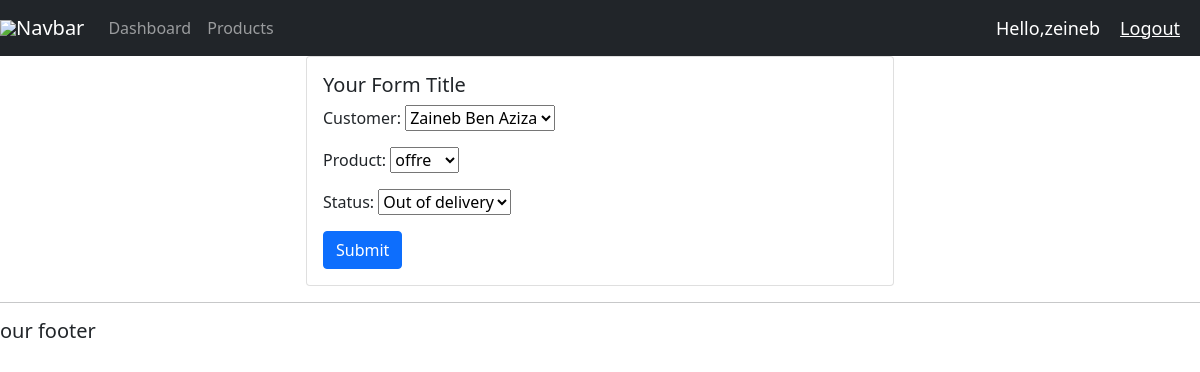
/update_order/8/ (signed in), run on the app's committed database.
### offres/models.py (models this page shows, shortened)
class Order(models.Model):
    STATUS = (
        ('Pending', 'Pending'),
        ('Out of delivery', 'Out of delivery'),
        ('Delivered', 'Delivered'),
    )
    customer = models.ForeignKey(Customer, null=True, on_delete=models.SET_NULL)
    product = models.ForeignKey(Product, null=True, on_delete=models.SET_NULL)
    date_created = models.DateTimeField(auto_now_add=True, null=True)
    status = models.CharField(max_length=200, null=True, choices=STATUS)

### offres/decorators.py (the view)
        def wrapper_func(request, *args, **kwargs):
            groups = request.user.groups.values_list('name', flat=True)
            if any(group in allowed_roles for group in groups):
                return view_func(request, *args, **kwargs)
            else:
                return HttpResponse('You are not authorized to view this page')

### offres/forms.py
class OrderForm(ModelForm):
    class Meta:
        model = Order
        fields= '__all__'

### offres/models.py (called while the page is built)
    def __str__(self):
        return self.name

    def __str__(self):
        return self.name  # Corrected from self.product.name

### offres/views.py (called while the page is built)
@login_required(login_url='login')
@allowed_users(allowed_roles=['Admins'])
def updateOrder(request, pk):
    order = get_object_or_404(Order, id=pk)
    if request.method == 'POST':
        form = OrderForm(request.POST, instance=order)
        if form.is_valid():
            form.save()
            return redirect('/')
    else:
        form = OrderForm(instance=order)
    context = {'form': form}
    return render(request, 'offres/order_form.html', context)

### offres/templates/offres/order_form.html (shortened to what this page needs)
{% extends 'offres/main.html' %}
{% load static %}
{% block content %}
<div class="row">
    <div class="col-md-6 offset-md-3">
        <div class="card">
            <div class="card-body">
                <h5 class="card-title">Your Form Title</h5>
                <form action="" method="POST">
                    {{ form.as_p }}
                    <button type="submit" class="btn btn-primary">Submit</button>
                </form>
            </div>
        </div>
    </div>
</div>
{% endblock %}

### offres/templates/offres/navbar.html (shortened to what this page needs)
{% load static %}
<nav class="navbar navbar-expand-lg navbar-dark bg-dark">
    <img src="{% static '' %}">
    <a class="navbar-brand" href="#">Navbar</a>
    <div class="collapse navbar-collapse" id="navbarNav">
      <ul class="navbar-nav">
        {% if request.user.is_staff %}
        <li class="nav-item active">
          <a class="nav-link" href="{% url 'home' %}">Dashboard</a>
        </li>
        <li class="nav-item">
          <a class="nav-link" href="{% url 'products' %}">Products</a>
        </li>
        {% endif %}
      </ul>
    </div>
    <span class="hello-msg">Hello,{{request.user}}</span>
    <span><a href="{% url 'logout' %}"  class="hello-msg">Logout</a></span>
  </nav>

### static/css/main.css (style rules this page uses)
body, h1, h2, h3, p { margin: 0; padding: 0; }
body { background-color: #3498db; font-family: Arial, sans-serif; line-height: 1.6; }
p { margin-bottom: 15px; }
.btn { display: inline-block; padding: 10px 20px; background-color: #007BFF; color: #fff; border: none; cursor: pointer; }
.btn-primary { background-color: #007BFF; }
a { text-decoration: none; color: #007BFF; }

### offres/templates/offres/navbar.html (style rules this page uses)
.hello-msg { font-size: 18px; color : #fff ; margin-right: 20px; }

### data on the page
Order: customer "Zaineb Ben Aziza", product "offre", status "Out of delivery"

### other printed values
{{ request.user }} "zeineb"
